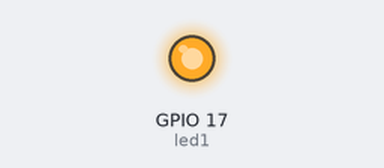
The program below on a simulated Raspberry Pi (BCM pin numbers). On the bench: output pins drawn as LEDs (lit = HIGH). What the program prints to the terminal is not drawn. At 12.0 s the program stops and its outputs stay as they are.

Above: at 0.25 s.
At 8.6 s:
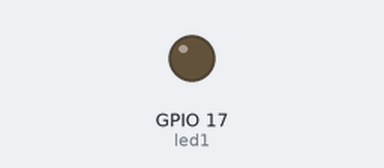
Timing chart, 0 to 10.1 s (numbered marks = the images above):
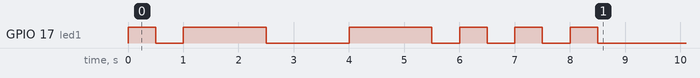

The program:

blink_test_1.py
```python
from gpiozero import *

led1 = LED(17)
time_factor = .5


def blink_dot():
    led1.blink(on_time=time_factor,
               off_time=time_factor,
               n=1, background=False)


def blink_dash():
    led1.blink(on_time=time_factor * 3,
               off_time=time_factor,
               n=1, background=False)


def letter_separator():
    led1.blink(on_time=0,
               off_time=time_factor * 2,
               n=1, background=False)


def word_separator():
    led1.blink(on_time=0,
               off_time=time_factor * 4,
               n=1, background=False)


# A = dot dash
blink_dot()
blink_dash()
letter_separator()

# B = dash dot dot dot
blink_dash()
blink_dot()
blink_dot()
blink_dot()
letter_separator()
word_separator()

print("Done")
```

Measured:
- by itself, GPIO 17 (led1): goes HIGH 0.50 s, LOW 0.50 s, HIGH 1.5 s, LOW 1.5 s, HIGH 1.5 s, 3 × (LOW 0.50 s, HIGH 0.50 s), then LOW
